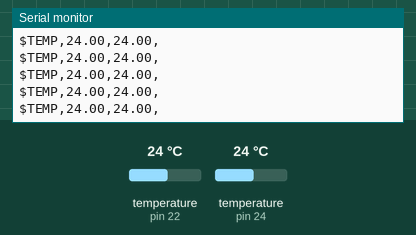
Recording of a sketch running on a simulated Arduino Mega 2560, built with avr-gcc and run on an emulated ATmega2560. Parts: the last lines printed to the serial monitor. The inputs (shaded band) are chosen by the test bench; at power-on: temperature (sensors on pin 22, pin 24) 24 °C.

Above: at 1.4 s.
1.5 s: temperature (sensor on pin 22) set to 12 °C
At 1.67 s:
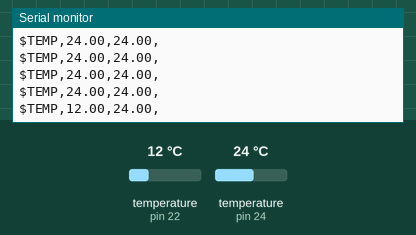
3.0 s: temperature (sensor on pin 24) set to 12 °C
At 3.1 s:
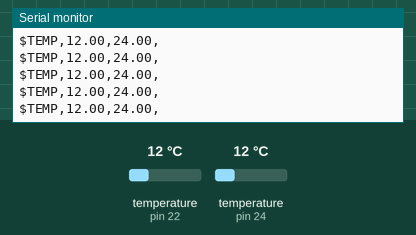
6.0 s: temperature (sensor on pin 22) set to 19 °C
At 6.12 s:
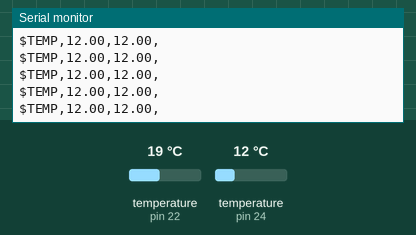
7.5 s: temperature (sensor on pin 24) set to 19 °C
At 7.56 s:
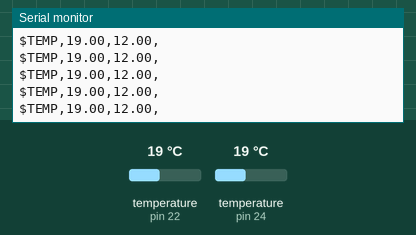
Timing chart, 0 to 10.0 s (numbered marks = the images above; inputs shaded):
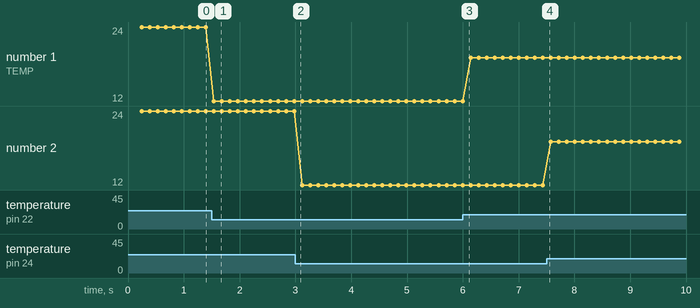

Measured:
- after the input at 1.5 s, the serial monitor: prints a new line at once (image 1)
- plotted number 1: 24 → 12 after the input at 1.5 s, 12 → 19 after the input at 6.0 s

The sketch:

MultiTempTest.ino
```cpp
#include <MultiTemp.h>

byte temp_value_pins[] = {22, 24};
MultiTemp temps;

void setup(void) {
    Serial.begin(9600);
    temps.initialize(temp_value_pins, 2, 5.0);
}

void loop(void) {
    temps.readValue();
    temps.printValue();
    delay(100); //just here to slow down the output so it is easier to read
}
```
